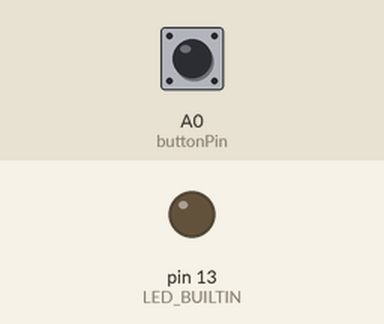
Simulated run of this sketch. Board: Arduino Uno, built with avr-gcc and run on an emulated ATmega328P. On the bench: output pins drawn as LEDs (lit = HIGH). The test bench sets the inputs (shaded band); at power-on: A0 (buttonPin) LOW.

Above: at 1.2 s.
1.3 s: A0 (buttonPin) pulled HIGH for 0.15 s
At 1.37 s:
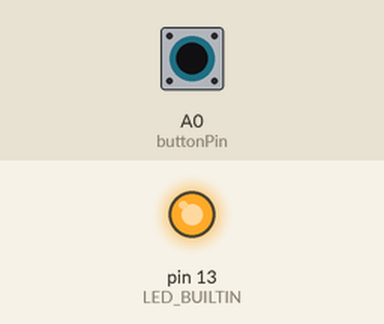
2.9 s: A0 (buttonPin) pulled HIGH for 3.2 s
At 7.5 s:
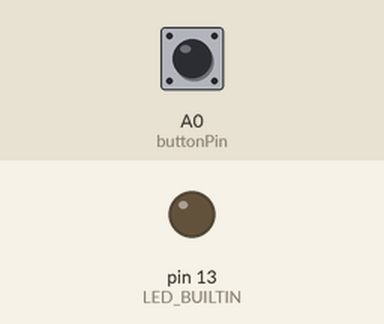
Timing chart, 0 to 9.0 s (numbered marks = the images above; inputs shaded):
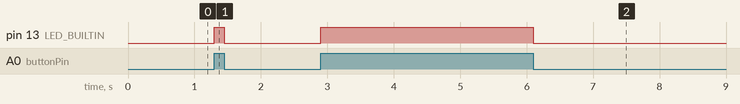

Measured:
- after the input at 1.3 s, pin 13 (LED_BUILTIN): LOW → HIGH at once, → LOW 0.15 s later
- after the input at 2.9 s, pin 13 (LED_BUILTIN): LOW → HIGH at once, → LOW 3.2 s later

The sketch:

Buttons.ino
```cpp
int buttonPin = A0;
int buttonState;

void setup() {
  pinMode(LED_BUILTIN, OUTPUT);
  pinMode(buttonPin, INPUT);
}

void loop() {
  buttonState = digitalRead(buttonPin);
  if(buttonState == HIGH) {
    digitalWrite(LED_BUILTIN, HIGH);
  } else {
    digitalWrite(LED_BUILTIN, LOW);
  }
}
```
